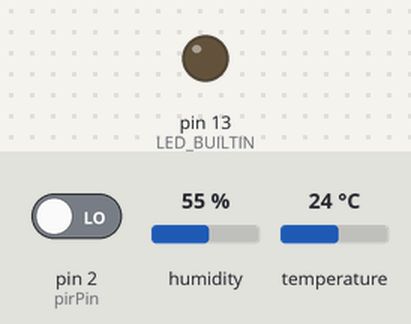
This sketch was run on a simulated Arduino Uno, built with avr-gcc and run on an emulated ATmega328P. On the bench: output pins drawn as LEDs (lit = HIGH). Inputs (shaded band) come from the test bench; at power-on: pin 2 (pirPin) LOW, humidity 55 %, temperature 24 °C. What the sketch prints to the serial monitor is not drawn.

Above: at 2.8 s.
2.9 s: pin 2 (pirPin) driven HIGH
At 4.6 s:
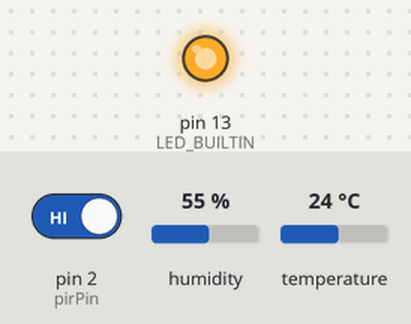
5.6 s: pin 2 (pirPin) driven LOW
At 7.0 s:
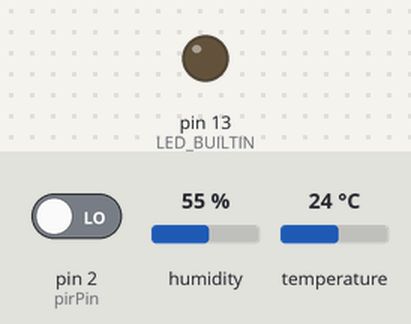
Timing chart, 0 to 8.6 s (numbered marks = the images above; inputs shaded):
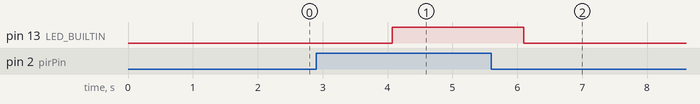

Measured:
- after the input at 2.9 s, pin 13 (LED_BUILTIN): LOW → HIGH after 1.2 s
- after the input at 5.6 s, pin 13 (LED_BUILTIN): HIGH → LOW after 0.50 s

The sketch:

MIX_sensor.ino
```cpp
//BreadBoard를 이용해서 센서 여러개 연결
//빨간선(+) = VCC(전압) , 파란선(-) = GND(접지)
#include <DHT11.h>
DHT11 dht11(A0);

int pirPin = 2;     //pir센서 출력값 D2

void setup() {
  // put your setup code here, to run once:
  pinMode(pirPin, INPUT);         //pir센서출력 입력으로 받음
  pinMode(LED_BUILTIN, OUTPUT);   //내장 LED를 출력 모드로 설정
  Serial.begin(9600);
}

void loop() {
  // put your main code here, to run repeatedly:
  DHT_Sensor();
  pir_Sensor();
  delay(2000);
}

void DHT_Sensor(){
  float temp, humi;

  int result = dht11.read(humi, temp);

  if(result == 0){
    Serial.print("temperature:");
    Serial.print(temp);//온도값
    Serial.print(" humidity: ");
    Serial.println(humi);//습도값
  }else{
    Serial.println();
    Serial.print("Error No : ");
    Serial.print(result);
    Serial.println();
  }

  //delay(2000);
}

void pir_Sensor(){
  int sensorValue = digitalRead(pirPin);

  if(sensorValue == HIGH){
    digitalWrite(LED_BUILTIN, HIGH);
    Serial.println("인체감지");
  }else{
    digitalWrite(LED_BUILTIN, LOW);  //LED끄기
  }
  //delay(1000);  //반복지연
}
```
